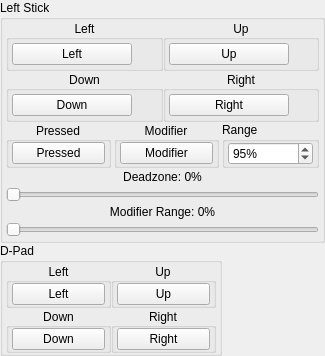
         <widget class="QWidget" name="bottomLeft" native="true">
          <layout class="QVBoxLayout" name="bottomLeftLayout" stretch="0,0,0">
           <property name="spacing">
            <number>0</number>
           </property>
           <property name="sizeConstraint">
            <enum>QLayout::SizeConstraint::SetDefaultConstraint</enum>
           </property>
           <property name="leftMargin">
            <number>0</number>
           </property>
           <property name="topMargin">
            <number>0</number>
           </property>
           <property name="rightMargin">
            <number>0</number>
           </property>
           <property name="bottomMargin">
            <number>0</number>
           </property>
           <item>
            <widget class="QGroupBox" name="LStick">
             <property name="sizePolicy">
              <sizepolicy hsizetype="Fixed" vsizetype="Fixed">
               <horstretch>0</horstretch>
               <verstretch>0</verstretch>
              </sizepolicy>
             </property>
             <property name="title">
              <string>Left Stick</string>
             </property>
             <property name="alignment">
              <set>Qt::AlignmentFlag::AlignLeading|Qt::AlignmentFlag::AlignLeft|Qt::AlignmentFlag::AlignTop</set>
             </property>
             <layout class="QVBoxLayout" name="verticalLayout_3">
              <property name="spacing">
               <number>0</number>
              </property>
              <property name="sizeConstraint">
               <enum>QLayout::SizeConstraint::SetDefaultConstraint</enum>
              </property>
              <property name="leftMargin">
               <number>3</number>
              </property>
              <property name="topMargin">
               <number>0</number>
              </property>
              <property name="rightMargin">
               <number>3</number>
              </property>
              <property name="bottomMargin">
               <number>0</number>
              </property>
              <item>
               <widget class="QWidget" name="LStickDirectionsWidget" native="true">
                <layout class="QGridLayout" name="gridLayout">
                 <property name="leftMargin">
                  <number>0</number>
                 </property>
                 <property name="topMargin">
                  <number>0</number>
                 </property>
                 <property name="rightMargin">
                  <number>0</number>
                 </property>
                 <property name="bottomMargin">
                  <number>0</number>
                 </property>
                 <property name="spacing">
                  <number>0</number>
                 </property>
                 <item row="1" column="0">
                  <widget class="QGroupBox" name="buttonLStickDownGroup">
                   <property name="title">
                    <string>Down</string>
                   </property>
                   <property name="alignment">
                    <set>Qt::AlignmentFlag::AlignCenter</set>
                   </property>
                   <layout class="QVBoxLayout" name="buttonLStickDownVerticalLayout">
                    <property name="spacing">
                     <number>0</number>
                    </property>
                    <property name="leftMargin">
                     <number>3</number>
                    </property>
                    <property name="topMargin">
                     <number>3</number>
                    </property>
                    <property name="rightMargin">
                     <number>3</number>
                    </property>
                    <property name="bottomMargin">
                     <number>3</number>
                    </property>
                    <item>
                     <widget class="QPushButton" name="buttonLStickDown">
                      <property name="minimumSize">
                       <size>
                        <width>70</width>
                        <height>0</height>
                       </size>
                      </property>
                      <property name="maximumSize">
                       <size>
                        <width>120</width>
                        <height>16777215</height>
                       </size>
                      </property>
                      <property name="styleSheet">
                       <string notr="true">min-width: 85px;</string>
                      </property>
                      <property name="text">
                       <string>Down</string>
                      </property>
                     </widget>
                    </item>
                   </layout>
                  </widget>
                 </item>
                 <item row="1" column="1">
                  <widget class="QGroupBox" name="buttonLStickRightGroup">
                   <property name="title">
                    <string>Right</string>
                   </property>
                   <property name="alignment">
                    <set>Qt::AlignmentFlag::AlignCenter</set>
                   </property>
                   <layout class="QVBoxLayout" name="buttonLStickRightVerticalLayout">
                    <property name="spacing">
                     <number>0</number>
                    </property>
                    <property name="leftMargin">
                     <number>3</number>
                    </property>
                    <property name="topMargin">
                     <number>3</number>
                    </property>
                    <property name="rightMargin">
                     <number>3</number>
                    </property>
                    <property name="bottomMargin">
                     <number>3</number>
                    </property>
                    <item>
                     <widget class="QPushButton" name="buttonLStickRight">
                      <property name="minimumSize">
                       <size>
                        <width>70</width>
                        <height>0</height>
                       </size>
                      </property>
                      <property name="maximumSize">
                       <size>
                        <width>120</width>
                        <height>16777215</height>
                       </size>
                      </property>
                      <property name="styleSheet">
                       <string notr="true">min-width: 85px;</string>
                      </property>
                      <property name="text">
                       <string>Right</string>
                      </property>
                     </widget>
                    </item>
                   </layout>
                  </widget>
                 </item>
                 <item row="0" column="0">
                  <widget class="QGroupBox" name="buttonLStickLeftGroup">
                   <property name="title">
                    <string>Left</string>
                   </property>
                   <property name="alignment">
                    <set>Qt::AlignmentFlag::AlignCenter</set>
                   </property>
                   <layout class="QVBoxLayout" name="buttonLStickLeftVerticalLayout">
                    <property name="spacing">
                     <number>0</number>
                    </property>
                    <property name="leftMargin">
                     <number>3</number>
                    </property>
                    <property name="topMargin">
                     <number>3</number>
                    </property>
                    <property name="rightMargin">
                     <number>3</number>
                    </property>
                    <property name="bottomMargin">
                     <number>3</number>
                    </property>
                    <item>
                     <widget class="QPushButton" name="buttonLStickLeft">
                      <property name="minimumSize">
                       <size>
                        <width>70</width>
                        <height>0</height>
                       </size>
                      </property>
                      <property name="maximumSize">
                       <size>
                        <width>120</width>
                        <height>16777215</height>
                       </size>
                      </property>
                      <property name="styleSheet">
                       <string notr="true">min-width: 85px;</string>
                      </property>
                      <property name="text">
                       <string>Left</string>
                      </property>
                     </widget>
                    </item>
                   </layout>
                  </widget>
                 </item>
                 <item row="0" column="1">
                  <widget class="QGroupBox" name="buttonLStickUpGroup">
                   <property name="title">
                    <string>Up</string>
                   </property>
                   <property name="alignment">
                    <set>Qt::AlignmentFlag::AlignCenter</set>
                   </property>
                   <property name="flat">
                    <bool>false</bool>
                   </property>
                   <layout class="QVBoxLayout" name="buttonLStickUpVerticalLayout">
                    <property name="spacing">
                     <number>0</number>
                    </property>
                    <property name="leftMargin">
                     <number>3</number>
                    </property>
                    <property name="topMargin">
                     <number>3</number>
                    </property>
                    <property name="rightMargin">
                     <number>3</number>
                    </property>
                    <property name="bottomMargin">
                     <number>3</number>
                    </property>
                    <item>
                     <widget class="QPushButton" name="buttonLStickUp">
                      <property name="minimumSize">
                       <size>
                        <width>70</width>
                        <height>0</height>
                       </size>
                      </property>
                      <property name="maximumSize">
                       <size>
                        <width>120</width>
                        <height>16777215</height>
                       </size>
                      </property>
                      <property name="styleSheet">
                       <string notr="true">min-width: 85px;</string>
                      </property>
                      <property name="text">
                       <string>Up</string>
                      </property>
                     </widget>
                    </item>
                   </layout>
                  </widget>
                 </item>
                </layout>
               </widget>
              </item>
              <item>
               <layout class="QHBoxLayout" name="buttonLStickPressedModifierHorizontalLayout">
                <property name="spacing">
                 <number>3</number>
                </property>
                <item alignment="Qt::AlignmentFlag::AlignHCenter">
                 <widget class="QGroupBox" name="buttonLStickPressedGroup">
                  <property name="title">
                   <string>Pressed</string>
                  </property>
                  <property name="alignment">
                   <set>Qt::AlignmentFlag::AlignCenter</set>
                  </property>
                  <layout class="QVBoxLayout" name="buttonLStickPressedVerticalLayout" stretch="0">
                   <property name="spacing">
                    <number>0</number>
                   </property>
                   <property name="leftMargin">
                    <number>3</number>
                   </property>
                   <property name="topMargin">
                    <number>0</number>
                   </property>
                   <property name="rightMargin">
                    <number>3</number>
                   </property>
                   <property name="bottomMargin">
                    <number>0</number>
                   </property>
                   <item>
                    <widget class="QPushButton" name="buttonLStick">
                     <property name="minimumSize">
                      <size>
                       <width>70</width>
                       <height>0</height>
                      </size>
                     </property>
                     <property name="maximumSize">
                      <size>
                       <width>120</width>
                        <height>16777215</height>
                      </size>
                     </property>
                     <property name="styleSheet">
                      <string notr="true">min-width: 85px;</string>
                     </property>
                     <property name="text">
                      <string>Pressed</string>
                     </property>
                    </widget>
                   </item>
                  </layout>
                 </widget>
                </item>
                <item alignment="Qt::AlignmentFlag::AlignHCenter">
                 <widget class="QGroupBox" name="buttonLStickModGroup">
                  <property name="title">
                   <string>Modifier</string>
                  </property>
                  <property name="alignment">
                   <set>Qt::AlignmentFlag::AlignCenter</set>
                  </property>
                  <layout class="QVBoxLayout" name="buttonLStickModVerticalLayout">
                   <property name="spacing">
                    <number>0</number>
                   </property>
                   <property name="leftMargin">
                    <number>3</number>
                   </property>
                   <property name="topMargin">
                    <number>0</number>
                   </property>
                   <property name="rightMargin">
                    <number>3</number>
                   </property>
                   <property name="bottomMargin">
                    <number>0</number>
                   </property>
                   <item>
                    <widget class="QPushButton" name="buttonLStickMod">
                     <property name="minimumSize">
                      <size>
                       <width>70</width>
                       <height>0</height>
                      </size>
                     </property>
                     <property name="maximumSize">
                      <size>
                       <width>120</width>
                        <height>16777215</height>
                      </size>
                     </property>
                     <property name="styleSheet">
                      <string notr="true">min-width: 85px;</string>
                     </property>
                     <property name="text">
                      <string>Modifier</string>
                     </property>
                    </widget>
                   </item>
                  </layout>
                 </widget>
                </item>
                <item>
                 <widget class="QGroupBox" name="buttonLStickRangeGroup">
                  <property name="title">
                   <string>Range</string>
                  </property>
                  <layout class="QHBoxLayout" name="buttonLStickRangeGroupHorizontalLayout">
                   <property name="spacing">
                    <number>0</number>
                   </property>
                   <property name="leftMargin">
                    <number>3</number>
                   </property>
                   <property name="topMargin">
                    <number>0</number>
                   </property>
                   <property name="rightMargin">
                    <number>3</number>
                   </property>
                   <property name="bottomMargin">
                    <number>0</number>
                   </property>
                   <item>
                    <widget class="QSpinBox" name="spinboxLStickRange">
                     <property name="minimumSize">
                      <size>
                       <width>85</width>
                        <height>21</height>
                      </size>
                     </property>
                     <property name="maximumSize">
                      <size>
                       <width>120</width>
                        <height>16777215</height>
                      </size>
                     </property>
                     <property name="suffix">
                      <string>%</string>
                     </property>
                     <property name="minimum">
                      <number>25</number>
                     </property>
                     <property name="maximum">
                      <number>150</number>
                     </property>
                     <property name="value">
                      <number>95</number>
                     </property>
                    </widget>
                   </item>
                  </layout>
                 </widget>
                </item>
               </layout>
              </item>
              <item>
               <layout class="QVBoxLayout" name="sliderLStickDeadzoneModifierRangeVerticalLayout">
                <property name="spacing">
                 <number>3</number>
                </property>
                <property name="sizeConstraint">
                 <enum>QLayout::SizeConstraint::SetDefaultConstraint</enum>
                </property>
                <property name="leftMargin">
                 <number>0</number>
                </property>
                <property name="topMargin">
                 <number>2</number>
                </property>
                <property name="rightMargin">
                 <number>0</number>
                </property>
                <property name="bottomMargin">
                 <number>3</number>
                </property>
                <item>
                 <layout class="QHBoxLayout" name="sliderLStickDeadzoneHorizontalLayout">
                  <item>
                   <widget class="QLabel" name="labelLStickDeadzone">
                    <property name="text">
                     <string>Deadzone: 0%</string>
                    </property>
                    <property name="alignment">
                     <set>Qt::AlignmentFlag::AlignHCenter</set>
                    </property>
                   </widget>
                  </item>
                 </layout>
                </item>
                <item>
                 <widget class="QSlider" name="sliderLStickDeadzone">
                  <property name="maximum">
                   <number>100</number>
                  </property>
                  <property name="orientation">
                   <enum>Qt::Orientation::Horizontal</enum>
                  </property>
                 </widget>
                </item>
                <item>
                 <layout class="QHBoxLayout" name="sliderLStickModifierRangeHorizontalLayout">
                  <item>
                   <widget class="QLabel" name="labelLStickModifierRange">
                    <property name="text">
                     <string>Modifier Range: 0%</string>
                    </property>
                    <property name="alignment">
                     <set>Qt::AlignmentFlag::AlignHCenter</set>
                    </property>
                   </widget>
                  </item>
                 </layout>
                </item>
                <item>
                 <widget class="QSlider" name="sliderLStickModifierRange">
                  <property name="maximum">
                   <number>100</number>
                  </property>
                  <property name="orientation">
                   <enum>Qt::Orientation::Horizontal</enum>
                  </property>
                 </widget>
                </item>
               </layout>
              </item>
             </layout>
            </widget>
           </item>
           <item>
            <widget class="QGroupBox" name="Dpad">
             <property name="sizePolicy">
              <sizepolicy hsizetype="Fixed" vsizetype="Fixed">
               <horstretch>0</horstretch>
               <verstretch>0</verstretch>
              </sizepolicy>
             </property>
             <property name="title">
              <string>D-Pad</string>
             </property>
             <property name="flat">
              <bool>false</bool>
             </property>
             <property name="checkable">
              <bool>false</bool>
             </property>
             <layout class="QVBoxLayout" name="verticalLayout_5">
              <property name="spacing">
               <number>0</number>
              </property>
              <property name="leftMargin">
               <number>3</number>
              </property>
              <property name="topMargin">
               <number>0</number>
              </property>
              <property name="rightMargin">
               <number>3</number>
              </property>
              <property name="bottomMargin">
               <number>0</number>
              </property>
              <item>
               <widget class="QWidget" name="dpadDirectionsWidget" native="true">
                <layout class="QGridLayout" name="gridLayout_2">
                 <property name="leftMargin">
                  <number>0</number>
                 </property>
                 <property name="topMargin">
                  <number>0</number>
                 </property>
                 <property name="rightMargin">
                  <number>0</number>
                 </property>
                 <property name="bottomMargin">
                  <number>0</number>
                 </property>
                 <property name="spacing">
                  <number>0</number>
                 </property>
                 <item row="1" column="0">
                  <widget class="QGroupBox" name="buttonDpadDownGroup">
                   <property name="title">
                    <string>Down</string>
                   </property>
                   <property name="alignment">
                    <set>Qt::AlignmentFlag::AlignCenter</set>
                   </property>
                   <layout class="QVBoxLayout" name="buttonDpadDownVerticalLayout">
                    <property name="spacing">
                     <number>0</number>
                    </property>
                    <property name="leftMargin">
                     <number>3</number>
                    </property>
                    <property name="topMargin">
                     <number>0</number>
                    </property>
                    <property name="rightMargin">
                     <number>3</number>
                    </property>
                    <property name="bottomMargin">
                     <number>0</number>
                    </property>
                    <item>
                     <widget class="QPushButton" name="buttonDpadDown">
                      <property name="minimumSize">
                       <size>
                        <width>70</width>
                        <height>0</height>
                       </size>
                      </property>
                      <property name="maximumSize">
                       <size>
                        <width>120</width>
                        <height>16777215</height>
                       </size>
                      </property>
                      <property name="styleSheet">
                       <string notr="true">min-width: 85px;</string>
                      </property>
                      <property name="text">
                       <string>Down</string>
                      </property>
                     </widget>
                    </item>
                   </layout>
                  </widget>
                 </item>
                 <item row="0" column="0">
                  <widget class="QGroupBox" name="buttonDpadLeftGroup">
                   <property name="title">
                    <string>Left</string>
                   </property>
                   <property name="alignment">
                    <set>Qt::AlignmentFlag::AlignCenter</set>
                   </property>
                   <layout class="QVBoxLayout" name="buttonDpadLeftVerticalLayout">
                    <property name="spacing">
                     <number>0</number>
                    </property>
                    <property name="leftMargin">
                     <number>3</number>
                    </property>
                    <property name="topMargin">
                     <number>0</number>
                    </property>
                    <property name="rightMargin">
                     <number>3</number>
                    </property>
                    <property name="bottomMargin">
                     <number>0</number>
                    </property>
                    <item>
                     <widget class="QPushButton" name="buttonDpadLeft">
                      <property name="minimumSize">
                       <size>
                        <width>70</width>
                        <height>0</height>
                       </size>
                      </property>
                      <property name="maximumSize">
                       <size>
                        <width>120</width>
                        <height>16777215</height>
                       </size>
                      </property>
                      <property name="styleSheet">
                       <string notr="true">min-width: 85px;</string>
                      </property>
                      <property name="text">
                       <string>Left</string>
                      </property>
                     </widget>
                    </item>
                   </layout>
                  </widget>
                 </item>
                 <item row="1" column="1">
                  <widget class="QGroupBox" name="buttonDpadRightGroup">
                   <property name="title">
                    <string>Right</string>
                   </property>
                   <property name="alignment">
                    <set>Qt::AlignmentFlag::AlignCenter</set>
                   </property>
                   <layout class="QVBoxLayout" name="buttonDpadRightVerticalLayout">
                    <property name="spacing">
                     <number>0</number>
                    </property>
                    <property name="leftMargin">
                     <number>3</number>
                    </property>
                    <property name="topMargin">
                     <number>0</number>
                    </property>
                    <property name="rightMargin">
                     <number>3</number>
                    </property>
                    <property name="bottomMargin">
                     <number>0</number>
                    </property>
                    <item>
                     <widget class="QPushButton" name="buttonDpadRight">
                      <property name="minimumSize">
                       <size>
                        <width>70</width>
                        <height>0</height>
                       </size>
                      </property>
                      <property name="maximumSize">
                       <size>
                        <width>120</width>
                        <height>16777215</height>
                       </size>
                      </property>
                      <property name="styleSheet">
                       <string notr="true">min-width: 85px;</string>
                      </property>
                      <property name="text">
                       <string>Right</string>
                      </property>
                     </widget>
                    </item>
                   </layout>
                  </widget>
                 </item>
                 <item row="0" column="1">
                  <widget class="QGroupBox" name="buttonDpadUpGroup">
                   <property name="title">
                    <string>Up</string>
                   </property>
                   <property name="alignment">
                    <set>Qt::AlignmentFlag::AlignCenter</set>
                   </property>
                   <layout class="QVBoxLayout" name="buttonDpadUpVerticalLayout">
                    <property name="spacing">
                     <number>0</number>
                    </property>
                    <property name="leftMargin">
                     <number>3</number>
                    </property>
                    <property name="topMargin">
                     <number>0</number>
                    </property>
                    <property name="rightMargin">
                     <number>3</number>
                    </property>
                    <property name="bottomMargin">
                     <number>0</number>
                    </property>
                    <item>
                     <widget class="QPushButton" name="buttonDpadUp">
                      <property name="minimumSize">
                       <size>
                        <width>70</width>
                        <height>0</height>
                       </size>
                      </property>
                      <property name="maximumSize">
                       <size>
                        <width>120</width>
                        <height>16777215</height>
                       </size>
                      </property>
                      <property name="styleSheet">
                       <string notr="true">min-width: 85px;</string>
                      </property>
                      <property name="text">
                       <string>Up</string>
                      </property>
                     </widget>
                    </item>
                   </layout>
                  </widget>
                 </item>
                </layout>
               </widget>
              </item>
             </layout>
            </widget>
           </item>
           <item>
            <spacer name="verticalSpacerBottomLeft_2">
             <property name="orientation">
              <enum>Qt::Orientation::Vertical</enum>
             </property>
             <property name="sizeHint" stdset="0">
              <size>
               <width>20</width>
               <height>0</height>
              </size>
             </property>
            </spacer>
           </item>
          </layout>
         </widget>
